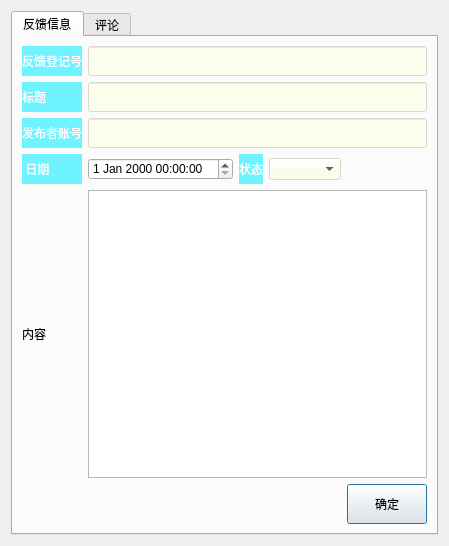
<?xml version="1.0" encoding="UTF-8"?>
<ui version="4.0">
 <class>InvitationDialog</class>
 <widget class="QDialog" name="InvitationDialog">
  <property name="geometry">
   <rect>
    <x>0</x>
    <y>0</y>
    <width>421</width>
    <height>546</height>
   </rect>
  </property>
  <property name="windowTitle">
   <string>反馈信息</string>
  </property>
  <property name="styleSheet">
   <string notr="true">QDialog#InvitationDialog {
border-image: url(:/resources/1.jpg) 0 0 0 0 stretch stretch;}

#labelImg
{
  background-color: rgba(0, 0, 0, 40%);
}

QLineEdit
{  
   background-color: rgba(255, 255, 224, 50%);
}

QComboBox
{  
   background-color: rgba(255, 255, 224, 50%);
}</string>
  </property>
  <layout class="QGridLayout" name="gridLayout">
   <item row="0" column="0">
    <widget class="QTabWidget" name="tabWidget">
     <property name="currentIndex">
      <number>0</number>
     </property>
     <widget class="QWidget" name="tabInvitation">
      <property name="styleSheet">
       <string notr="true">QWidget#tabInvitation{
border-image: url(:/resources/13.jpg) 0 0 0 0 stretch stretch;
}</string>
      </property>
      <attribute name="title">
       <string>反馈信息</string>
      </attribute>
      <layout class="QGridLayout" name="gridLayout_2">
       <item row="1" column="0">
        <widget class="QLabel" name="label_3">
         <property name="minimumSize">
          <size>
           <width>0</width>
           <height>30</height>
          </size>
         </property>
         <property name="styleSheet">
          <string notr="true">color: rgb(255, 255, 255);
background-color: rgb(111, 243, 255);
qproperty-alignment: AlignCenter;  </string>
         </property>
         <property name="text">
          <string>标题</string>
         </property>
        </widget>
       </item>
       <item row="7" column="1" colspan="4">
        <widget class="QTextEdit" name="textEditSummary"/>
       </item>
       <item row="2" column="0">
        <widget class="QLabel" name="label_4">
         <property name="minimumSize">
          <size>
           <width>0</width>
           <height>30</height>
          </size>
         </property>
         <property name="styleSheet">
          <string notr="true">color: rgb(255, 255, 255);
background-color: rgb(111, 243, 255);
qproperty-alignment: AlignCenter;  </string>
         </property>
         <property name="text">
          <string>发布者账号</string>
         </property>
        </widget>
       </item>
       <item row="7" column="0">
        <widget class="QLabel" name="label_2">
         <property name="minimumSize">
          <size>
           <width>0</width>
           <height>30</height>
          </size>
         </property>
         <property name="text">
          <string>内容</string>
         </property>
        </widget>
       </item>
       <item row="3" column="3">
        <widget class="QComboBox" name="comboBoxStatus"/>
       </item>
       <item row="3" column="1">
        <widget class="QDateTimeEdit" name="dateTimeEdit"/>
       </item>
       <item row="3" column="0">
        <widget class="QLabel" name="label_6">
         <property name="minimumSize">
          <size>
           <width>0</width>
           <height>30</height>
          </size>
         </property>
         <property name="styleSheet">
          <string notr="true">qproperty-alignment: AlignCenter;  color: rgb(255, 255, 255);
background-color: rgb(111, 243, 255);</string>
         </property>
         <property name="text">
          <string> 日期</string>
         </property>
        </widget>
       </item>
       <item row="0" column="0">
        <widget class="QLabel" name="label">
         <property name="minimumSize">
          <size>
           <width>0</width>
           <height>30</height>
          </size>
         </property>
         <property name="maximumSize">
          <size>
           <width>16777215</width>
           <height>16777215</height>
          </size>
         </property>
         <property name="styleSheet">
          <string notr="true">color: rgb(255, 255, 255);
background-color: rgb(111, 243, 255);
qproperty-alignment: AlignCenter;  </string>
         </property>
         <property name="text">
          <string>反馈登记号</string>
         </property>
        </widget>
       </item>
       <item row="8" column="4">
        <widget class="QPushButton" name="pushButtonCommit">
         <property name="minimumSize">
          <size>
           <width>80</width>
           <height>40</height>
          </size>
         </property>
         <property name="maximumSize">
          <size>
           <width>80</width>
           <height>40</height>
          </size>
         </property>
         <property name="styleSheet">
          <string notr="true">QPushButton {
border-image: url(:/resources/a1.jpg) 0 0 0 0 stretch stretch;
	font: 20pt &quot;Kunstler Script&quot;;


}


QPushButton:hover {
border-image: url(:/resources/a1.jpg) 0 0 0 0 stretch stretch;

font: 8pt &quot;Kunstler Script&quot;;
}


QPushButton:pressed {
border-image: url(:/resources/a1.jpg) 0 0 0 0 stretch stretch;
	font: 20pt &quot;Kunstler Script&quot;;


}</string>
         </property>
         <property name="text">
          <string>确定</string>
         </property>
        </widget>
       </item>
       <item row="3" column="2">
        <widget class="QLabel" name="label_5">
         <property name="styleSheet">
          <string notr="true">qproperty-alignment: AlignCenter;  color: rgb(255, 255, 255);
background-color: rgb(111, 243, 255);</string>
         </property>
         <property name="text">
          <string>状态</string>
         </property>
        </widget>
       </item>
       <item row="0" column="1" colspan="4">
        <widget class="QLineEdit" name="lineEditID">
         <property name="minimumSize">
          <size>
           <width>250</width>
           <height>30</height>
          </size>
         </property>
        </widget>
       </item>
       <item row="1" column="1" colspan="4">
        <widget class="QLineEdit" name="lineEditName">
         <property name="minimumSize">
          <size>
           <width>160</width>
           <height>30</height>
          </size>
         </property>
        </widget>
       </item>
       <item row="2" column="1" colspan="4">
        <widget class="QLineEdit" name="lineEditOwnerID">
         <property name="minimumSize">
          <size>
           <width>160</width>
           <height>30</height>
          </size>
         </property>
        </widget>
       </item>
      </layout>
     </widget>
     <widget class="QWidget" name="tabForum">
      <property name="styleSheet">
       <string notr="true">QWidget#tabForum{
border-image: url(:/resources/15.jpg) 0 0 0 0 stretch stretch;
}</string>
      </property>
      <attribute name="title">
       <string>评论</string>
      </attribute>
      <layout class="QGridLayout" name="gridLayout_3">
       <item row="0" column="0" colspan="2">
        <widget class="QTextEdit" name="textEditMessage">
         <property name="styleSheet">
          <string notr="true">QTextEdit {
    background-color: transparent;
    border: 1px solid transparent;  
    outline: none;               
}


QTextEdit::viewport {
    background-color: transparent;
}


QScrollBar:vertical,
QScrollBar:horizontal {
    background-color: transparent;
}


QTextEdit::content {
    background-color: transparent;
}


QTextEdit {
    margin: 0;
    padding: 0;
}</string>
         </property>
        </widget>
       </item>
       <item row="1" column="0">
        <widget class="QLineEdit" name="lineEditMessage"/>
       </item>
       <item row="1" column="1">
        <widget class="QPushButton" name="pushButtonMessage">
         <property name="minimumSize">
          <size>
           <width>80</width>
           <height>40</height>
          </size>
         </property>
         <property name="styleSheet">
          <string notr="true">QPushButton {
border-image: url(:/resources/a1.jpg) 0 0 0 0 stretch stretch;
	font: 20pt &quot;Kunstler Script&quot;;


}


QPushButton:hover {
border-image: url(:/resources/a1.jpg) 0 0 0 0 stretch stretch;

font: 8pt &quot;Kunstler Script&quot;;
}


QPushButton:pressed {
border-image: url(:/resources/a1.jpg) 0 0 0 0 stretch stretch;
	font: 20pt &quot;Kunstler Script&quot;;


}</string>
         </property>
         <property name="text">
          <string>发布</string>
         </property>
        </widget>
       </item>
      </layout>
     </widget>
    </widget>
   </item>
  </layout>
 </widget>
 <tabstops>
  <tabstop>lineEditID</tabstop>
  <tabstop>lineEditName</tabstop>
  <tabstop>lineEditOwnerID</tabstop>
  <tabstop>dateTimeEdit</tabstop>
  <tabstop>comboBoxStatus</tabstop>
  <tabstop>textEditSummary</tabstop>
  <tabstop>pushButtonCommit</tabstop>
  <tabstop>textEditMessage</tabstop>
  <tabstop>tabWidget</tabstop>
  <tabstop>pushButtonMessage</tabstop>
  <tabstop>lineEditMessage</tabstop>
 </tabstops>
 <resources/>
 <connections/>
</ui>
